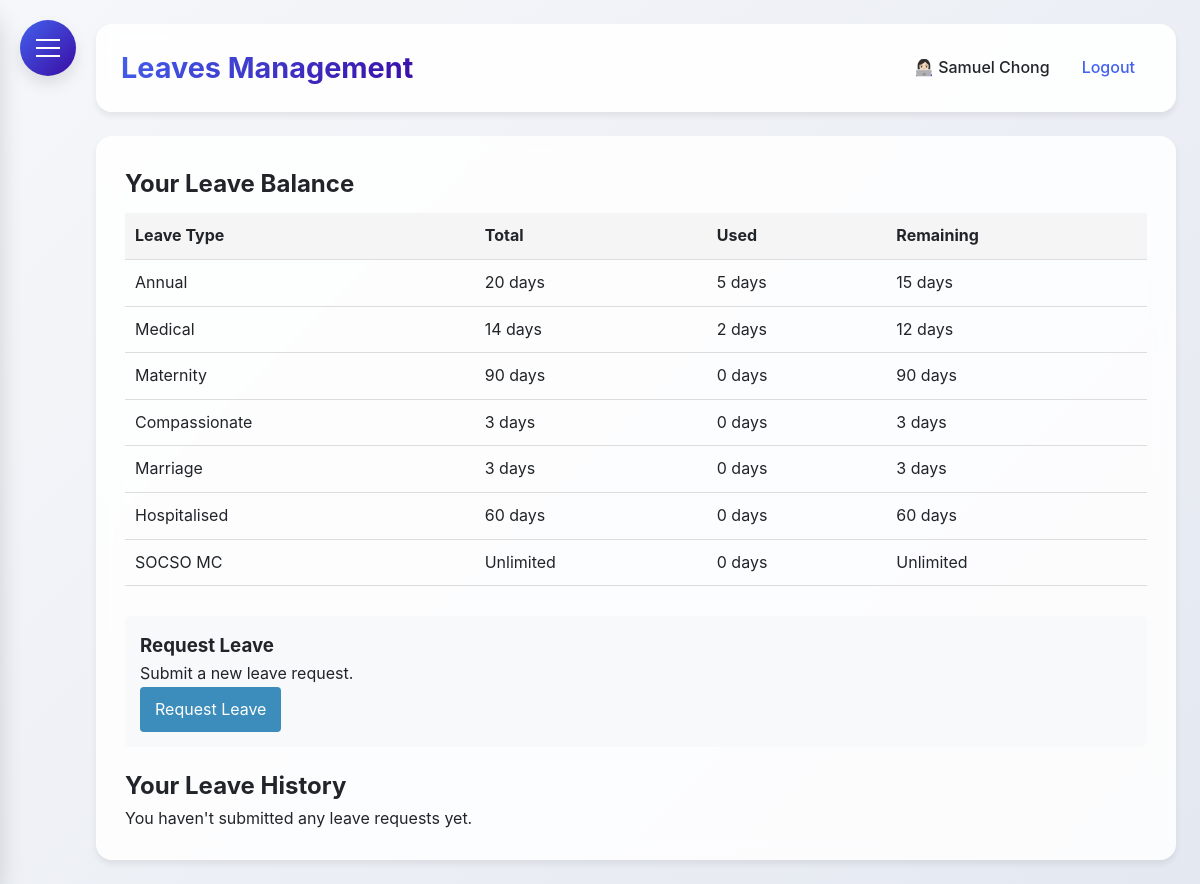
The app's page /leaves (signed in), older data.
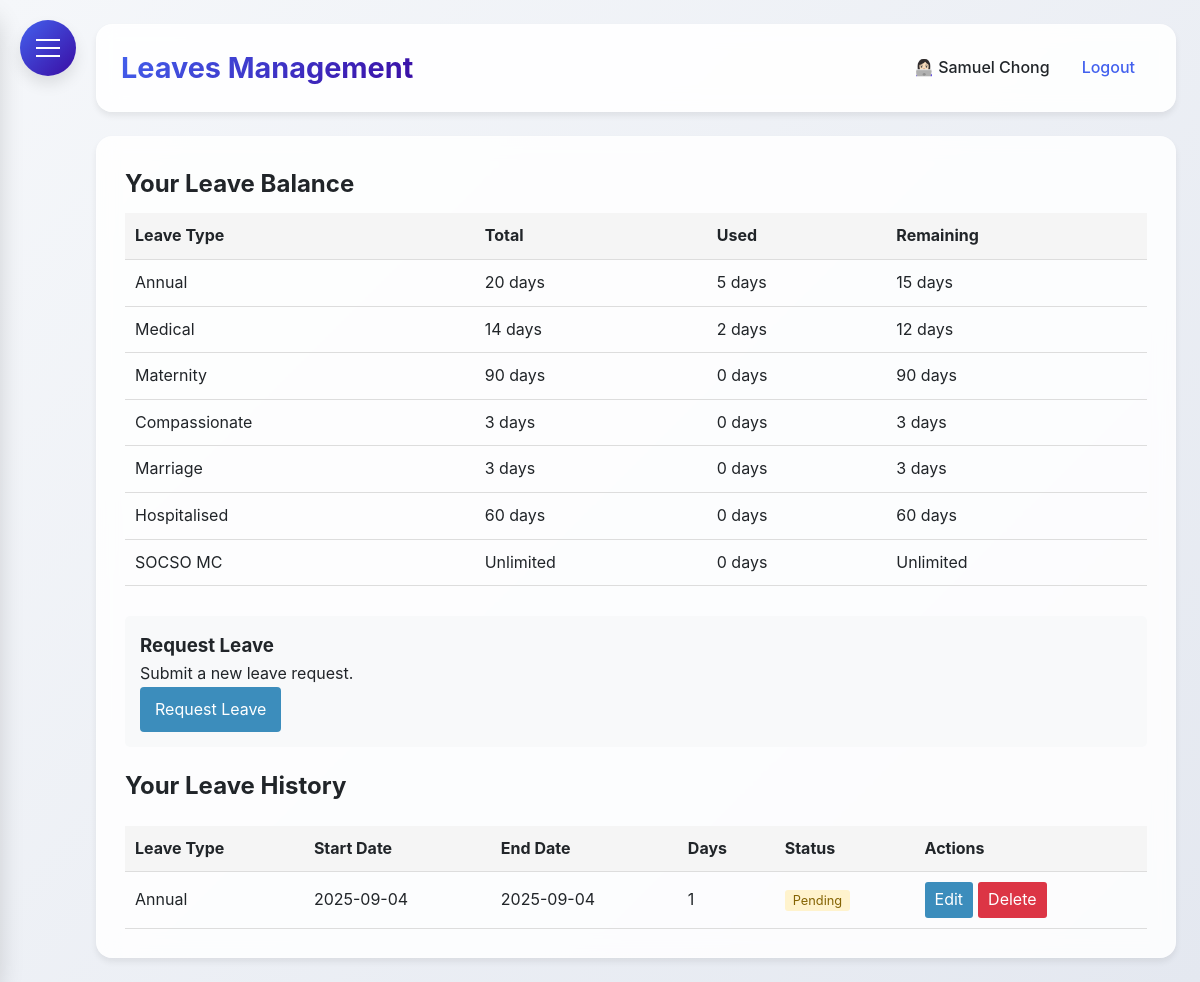
The same page, newer data.
### HerculesSystem.py (models this page shows, shortened)
class Employee(UserMixin, db.Model):
    id = db.Column(db.Integer, primary_key=True)
    username = db.Column(db.String(80), unique=True, nullable=False)
    password = db.Column(db.String(120), nullable=False)
    full_name = db.Column(db.String(120), nullable=False)
    email = db.Column(db.String(120), unique=True, nullable=False)
    department = db.Column(db.String(80))
    position = db.Column(db.String(80))
    hire_date = db.Column(db.Date)
    is_admin = db.Column(db.Boolean, default=False)
    user_type = db.Column(db.String(20), default='employee')  # admin, supervisor, office, factory
    last_clock_in = db.Column(db.DateTime)
    last_clock_out = db.Column(db.DateTime)
    last_lunch_start = db.Column(db.DateTime)
    last_lunch_end = db.Column(db.DateTime)

class LeaveRequest(db.Model):
    id = db.Column(db.Integer, primary_key=True)
    employee_id = db.Column(db.Integer, db.ForeignKey('employee.id'), nullable=False)
    start_date = db.Column(db.Date, nullable=False)
    end_date = db.Column(db.Date, nullable=False)
    leave_type = db.Column(db.String(50), nullable=False)
    compassionate_type = db.Column(db.String(50))
    reason = db.Column(db.Text)
    attachment_filename = db.Column(db.String(255))
    status = db.Column(db.String(20), default='pending')
    days_requested = db.Column(db.Integer, nullable=False)
    created_at = db.Column(db.DateTime, default=datetime.utcnow)
    approved_at = db.Column(db.DateTime)
    employee = db.relationship('Employee', backref=db.backref('leave_requests', lazy=True))

### HerculesSystem.py (the view)
@app.route('/leaves')
@login_required
def leaves():
    if current_user.user_type in ['admin', 'supervisor']:
        pending_requests = LeaveRequest.query.filter_by(status='pending').all()
        return render_template('leaves.html', pending_requests=pending_requests)
    else:
        user_requests = LeaveRequest.query.filter_by(employee_id=current_user.id).order_by(LeaveRequest.created_at.desc()).all()
        return render_template('leaves.html', user_requests=user_requests)

### templates/leaves.html (shortened to what this page needs)
{% extends "base.html" %}
{% block content %}
{% if current_user.user_type in ['admin', 'supervisor'] %}
<div style="display: flex; gap: 10px; margin-bottom: 20px;">
    <a href="{{ url_for('leaves') }}" style="background: #3c8dbc; color: white; padding: 10px 15px; border-radius: 4px; text-decoration: none;">
        Pending Requests
    </a>
    <a href="{{ url_for('all_leaves') }}" style="background: #6c757d; color: white; padding: 10px 15px; border-radius: 4px; text-decoration: none;">
        All Leaves
    </a>
</div>
<h2>Pending Leave Requests</h2>
{% if pending_requests %}
<table class="pending-requests-table desktop-view" style="width: 100%; border-collapse: collapse; margin-top: 20px;">
    <thead>
        <tr style="background: #f5f5f5;">
            <th style="padding: 10px; text-align: left; border-bottom: 1px solid #ddd;">Employee</th>
            <th style="padding: 10px; text-align: left; border-bottom: 1px solid #ddd;">Leave Type</th>
            <th style="padding: 10px; text-align: left; border-bottom: 1px solid #ddd;">Start Date</th>
            <th style="padding: 10px; text-align: left; border-bottom: 1px solid #ddd;">End Date</th>
            <th style="padding: 10px; text-align: left; border-bottom: 1px solid #ddd;">Days</th>
            <th style="padding: 10px; text-align: left; border-bottom: 1px solid #ddd;">Reason</th>
            <th style="padding: 10px; text-align: left; border-bottom: 1px solid #ddd;">Attachment</th>
            <th style="padding: 10px; text-align: left; border-bottom: 1px solid #ddd;">Actions</th>
        </tr>
    </thead>
    <tbody>
        {% for request in pending_requests %}
        <tr>
            <td style="padding: 10px; border-bottom: 1px solid #ddd;">{{ request.employee.full_name }}</td>
            <td style="padding: 10px; border-bottom: 1px solid #ddd;">
                {{ request.leave_type|title }}
                {% if request.compassionate_type %}
                <br><small>({{ request.compassionate_type|title }})</small>
                {% endif %}
            </td>
            <td style="padding: 10px; border-bottom: 1px solid #ddd;">{{ request.start_date.strftime('%Y-%m-%d') }}</td>
            <td style="padding: 10px; border-bottom: 1px solid #ddd;">{{ request.end_date.strftime('%Y-%m-%d') }}</td>
            <td style="padding: 10px; border-bottom: 1px solid #ddd;">{{ request.days_requested }}</td>
            <td style="padding: 10px; border-bottom: 1px solid #ddd;">{{ request.reason }}</td>
            <td style="padding: 10px; border-bottom: 1px solid #ddd;">
                {% if request.attachment_filename %}
                    <a href="{{ url_for('download_attachment', filename=request.attachment_filename) }}" target="_blank" style="color: #3c8dbc; text-decoration: none;">
                        View Attachment
                    </a>
                {% else %}
                    None
                {% endif %}
            </td>
            <td style="padding: 10px; border-bottom: 1px solid #ddd;">
                <div style="display: flex; flex-direction: column; gap: 5px;">
                    <a href="{{ url_for('approve_leave', request_id=request.id) }}" style="background: #28a745; color: white; padding: 5px 10px; border-radius: 3px; text-decoration: none; text-align: center;">
                        Approve
                    </a>
                    <a href="{{ url_for('reject_leave', request_id=request.id) }}" style="background: #dc3545; color: white; padding: 5px 10px; border-radius: 3px; text-decoration: none; text-align: center;">
                        Reject
                    </a>
                </div>
            </td>
        </tr>
        {% endfor %}
    </tbody>
</table>
<div class="mobile-view" style="display: none;">
    {% for request in pending_requests %}
    <div style="border: 1px solid #ddd; border-radius: 5px; padding: 15px; margin-bottom: 15px;">
        <div style="margin-bottom: 10px;">
            <strong>Employee:</strong> {{ request.employee.full_name }}
        </div>
        <div style="margin-bottom: 10px;">
            <strong>Leave Type:</strong> {{ request.leave_type|title }}
            {% if request.compassionate_type %}
            <br><small>({{ request.compassionate_type|title }})</small>
            {% endif %}
        </div>
        <div style="margin-bottom: 10px;">
            <strong>Dates:</strong> {{ request.start_date.strftime('%Y-%m-%d') }} to {{ request.end_date.strftime('%Y-%m-%d') }}
        </div>
        <div style="margin-bottom: 10px;">
            <strong>Days:</strong> {{ request.days_requested }}
        </div>
        <div style="margin-bottom: 10px;">
            <strong>Reason:</strong> {{ request.reason }}
        </div>
        <div style="margin-bottom: 10px;">
            <strong>Attachment:</strong>
            {% if request.attachment_filename %}
                <a href="{{ url_for('download_attachment', filename=request.attachment_filename) }}" target="_blank" style="color: #3c8dbc; text-decoration: none;">
                    View Attachment
                </a>
            {% else %}
                None
            {% endif %}
        </div>
        <div style="display: flex; flex-direction: column; gap: 10px; margin-top: 15px;">
            <a href="{{ url_for('approve_leave', request_id=request.id) }}" style="background: #28a745; color: white; padding: 10px; border-radius: 4px; text-decoration: none; text-align: center;">
                Approve
            </a>
            <a href="{{ url_for('reject_leave', request_id=request.id) }}" style="background: #dc3545; color: white; padding: 10px; border-radius: 4px; text-decoration: none; text-align: center;">
                Reject
            </a>
        </div>
    </div>
    {% endfor %}
</div>
{% else %}
<p>No pending leave requests.</p>
{% endif %}
{% else %}
<h2>Your Leave Balance</h2>
<table style="width: 100%; border-collapse: collapse; margin-top: 10px; margin-bottom: 30px;">
    <thead>
        <tr style="background: #f5f5f5;">
            <th style="padding: 10px; text-align: left; border-bottom: 1px solid #ddd;">Leave Type</th>
            <th style="padding: 10px; text-align: left; border-bottom: 1px solid #ddd;">Total</th>
            <th style="padding: 10px; text-align: left; border-bottom: 1px solid #ddd;">Used</th>
            <th style="padding: 10px; text-align: left; border-bottom: 1px solid #ddd;">Remaining</th>
        </tr>
    </thead>
    <tbody>
        <tr>
            <td style="padding: 10px; border-bottom: 1px solid #ddd;">Annual</td>
            <td style="padding: 10px; border-bottom: 1px solid #ddd;">20 days</td>
            <td style="padding: 10px; border-bottom: 1px solid #ddd;">5 days</td>
            <td style="padding: 10px; border-bottom: 1px solid #ddd;">15 days</td>
        </tr>
        <tr>
            <td style="padding: 10px; border-bottom: 1px solid #ddd;">Medical</td>
            <td style="padding: 10px; border-bottom: 1px solid #ddd;">14 days</td>
            <td style="padding: 10px; border-bottom: 1px solid #ddd;">2 days</td>
            <td style="padding: 10px; border-bottom: 1px solid #ddd;">12 days</td>
        </tr>
        <tr>
            <td style="padding: 10px; border-bottom: 1px solid #ddd;">Maternity</td>
            <td style="padding: 10px; border-bottom: 1px solid #ddd;">90 days</td>
            <td style="padding: 10px; border-bottom: 1px solid #ddd;">0 days</td>
            <td style="padding: 10px; border-bottom: 1px solid #ddd;">90 days</td>
        </tr>
        <tr>
            <td style="padding: 10px; border-bottom: 1px solid #ddd;">Compassionate</td>
            <td style="padding: 10px; border-bottom: 1px solid #ddd;">3 days</td>
            <td style="padding: 10px; border-bottom: 1px solid #ddd;">0 days</td>
            <td style="padding: 10px; border-bottom: 1px solid #ddd;">3 days</td>
        </tr>
        <tr>
            <td style="padding: 10px; border-bottom: 1px solid #ddd;">Marriage</td>
            <td style="padding: 10px; border-bottom: 1px solid #ddd;">3 days</td>
            <td style="padding: 10px; border-bottom: 1px solid #ddd;">0 days</td>
            <td style="padding: 10px; border-bottom: 1px solid #ddd;">3 days</td>
        </tr>
        <tr>
            <td style="padding: 10px; border-bottom: 1px solid #ddd;">Hospitalised</td>
            <td style="padding: 10px; border-bottom: 1px solid #ddd;">60 days</td>
            <td style="padding: 10px; border-bottom: 1px solid #ddd;">0 days</td>
            <td style="padding: 10px; border-bottom: 1px solid #ddd;">60 days</td>
        </tr>
        <tr>
            <td style="padding: 10px; border-bottom: 1px solid #ddd;">SOCSO MC</td>
            <td style="padding: 10px; border-bottom: 1px solid #ddd;">Unlimited</td>
            <td style="padding: 10px; border-bottom: 1px solid #ddd;">0 days</td>
            <td style="padding: 10px; border-bottom: 1px solid #ddd;">Unlimited</td>
        </tr>
    </tbody>
</table>
<div style="background: #f8f9fa; padding: 15px; border-radius: 5px; margin: 20px 0;">
    <h3>Request Leave</h3>
    <p>Submit a new leave request.</p>
    <a href="{{ url_for('request_leave') }}" style="background: #3c8dbc; color: white; padding: 10px 15px; border-radius: 4px; text-decoration: none; display: inline-block;">
        Request Leave
    </a>
</div>
<h2>Your Leave History</h2>
{% if user_requests %}
<table style="width: 100%; border-collapse: collapse; margin-top: 20px;">
    <thead>
        <tr style="background: #f5f5f5;">
            <th style="padding: 10px; text-align: left; border-bottom: 1px solid #ddd;">Leave Type</th>
            <th style="padding: 10px; text-align: left; border-bottom: 1px solid #ddd;">Start Date</th>
            <th style="padding: 10px; text-align: left; border-bottom: 1px solid #ddd;">End Date</th>
            <th style="padding: 10px; text-align: left; border-bottom: 1px solid #ddd;">Days</th>
            <th style="padding: 10px; text-align: left; border-bottom: 1px solid #ddd;">Status</th>
            <th style="padding: 10px; text-align: left; border-bottom: 1px solid #ddd;">Actions</th>
        </tr>
    </thead>
    <tbody>
        {% for request in user_requests %}
        <tr>
            <td style="padding: 10px; border-bottom: 1px solid #ddd;">
                {{ request.leave_type|title }}
            </td>
            <td style="padding: 10px; border-bottom: 1px solid #ddd;">{{ request.start_date.strftime('%Y-%m-%d') }}</td>
            <td style="padding: 10px; border-bottom: 1px solid #ddd;">{{ request.end_date.strftime('%Y-%m-%d') }}</td>
            <td style="padding: 10px; border-bottom: 1px solid #ddd;">{{ request.days_requested }}</td>
            <td style="padding: 10px; border-bottom: 1px solid #ddd;">
                <span style="
                    padding: 3px 8px;
                    border-radius: 3px;
                    font-size: 0.8rem;
                    {% if request.status == 'approved' %}
                        background: #d4edda; color: #155724;
                    {% elif request.status == 'rejected' %}
                        background: #f8d7da; color: #721c24;
                    {% else %}
                        background: #fff3cd; color: #856404;
                    {% endif %}
                ">
                    {{ request.status|title }}
                </span>
            </td>
            <td style="padding: 10px; border-bottom: 1px solid #ddd;">
                {% if request.status == 'pending' %}
                <div style="display: flex; gap: 5px;">
                    <a href="{{ url_for('edit_leave', request_id=request.id) }}"
                       style="background: #3c8dbc; color: white; padding: 5px 10px; border-radius: 3px; text-decoration: none;">
                        Edit
                    </a>
                    <a href="{{ url_for('delete_leave', request_id=request.id) }}"
                       style="background: #dc3545; color: white; padding: 5px 10px; border-radius: 3px; text-decoration: none;"
                       onclick="return confirm('Are you sure you want to delete this leave request?')">
                        Delete
                    </a>
                </div>
                {% else %}
                <em>No actions available</em>
                {% endif %}
            </td>
        </tr>
        {% endfor %}
    </tbody>
</table>
{% else %}
<p>You haven't submitted any leave requests yet.</p>
{% endif %}
{% endif %}
{% endblock %}

### templates/base.html (shortened to what this page needs)
<!DOCTYPE html>
<html lang="en">
<head>
</head>
<body>
    <div class="hamburger-menu" id="hamburgerMenu">
        <span></span>
    </div>
    <div class="main-content" id="mainContent">
        <div class="header">
            <h1>{% block header %}Hercules HR{% endblock %}</h1>
            <div class="user-info">
                {% if current_user.is_authenticated %}
                <span>👩🏻‍💻 {{ current_user.full_name }}</span>
                <a href="{{ url_for('logout') }}">Logout</a>
                {% else %}
                <a href="{{ url_for('login') }}">Login</a>
                {% endif %}
            </div>
        </div>
        <div class="content">
            {% block content %}{% endblock %}
        </div>
    </div>
</body>
</html>

Row changes from the older to the newer data that the page shows:
added LeaveRequest: leave_type "Annual", start_date "2025-09-04", end_date "2025-09-04", days_requested "1", status "Pending"
Text that changed along with them:
text no longer shown: "You haven't submitted any leave requests yet."
text now shown: "Leave Type Start Date End Date Days Status Actions"
